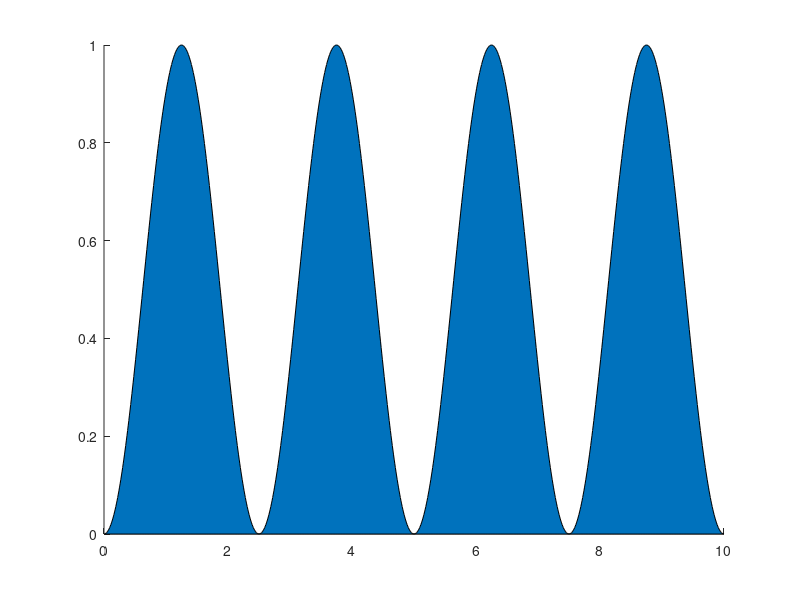

Reproduce this figure in MATLAB. (Note: this script raises an error after producing the figure.)
function area_handles = threshold_plot(x, y, threshes, colors)
%THRESHOLD_PLOT  Plot a curve with shaded regions below each threshold
%
%   Usage:
%       area_handles = threshold_plot(x, y, threshes)
%       area_handles = threshold_plot(x, y, threshes, colors)
%
%   Inputs:
%       x        : 1xN double - x-axis values -- required
%       y        : 1xN double - y-axis values -- required
%       threshes : 1xK double - threshold levels to shade under -- required
%       colors   : Kx3 double or char - colors for shaded regions
%                  (default: repmat(get(gca,'ColorOrder'),5,1))
%
%   Outputs:
%       area_handles : 1xK array of handles to the shaded area patches
%
%   Example:
%       x = linspace(0, 10, 100);
%       y = sin(x).^2;
%       threshold_plot(x, y, [0.75 0.5 0.25]);
%
%   See also: area, sort, colormap
%
%   ∿∿∿  Prerau Laboratory MATLAB Codebase · sleepEEG.org  ∿∿∿

% Create test data if no input arguments are provided
if nargin == 0
    Fs = 100;
    dt = 1 / Fs;
    x = dt:dt:10;
    y = sin(2 * pi * 0.2 * x).^2;
    threshes = 1:-0.25:0.25;
end

% Set default colors to the default color order of the current axes
if nargin < 4
    colors = repmat(get(gca, 'ColorOrder'), 5, 1);
end

% Initialize area handles
area_handles = zeros(size(threshes));

% Sort the thresholds in descending order
threshes = sort(threshes, 'descend');

% Loop through thresholds and plot shaded areas
hold on
for ii = 1:length(threshes)
    thresh = threshes(ii);
    tplot = y;
    
    % Chop off data at threshold
    tplot(tplot > thresh) = thresh;
    
    h = area(x, tplot);
    h.FaceColor = colors(ii, :);
    
    area_handles(ii) = h;
end
end
